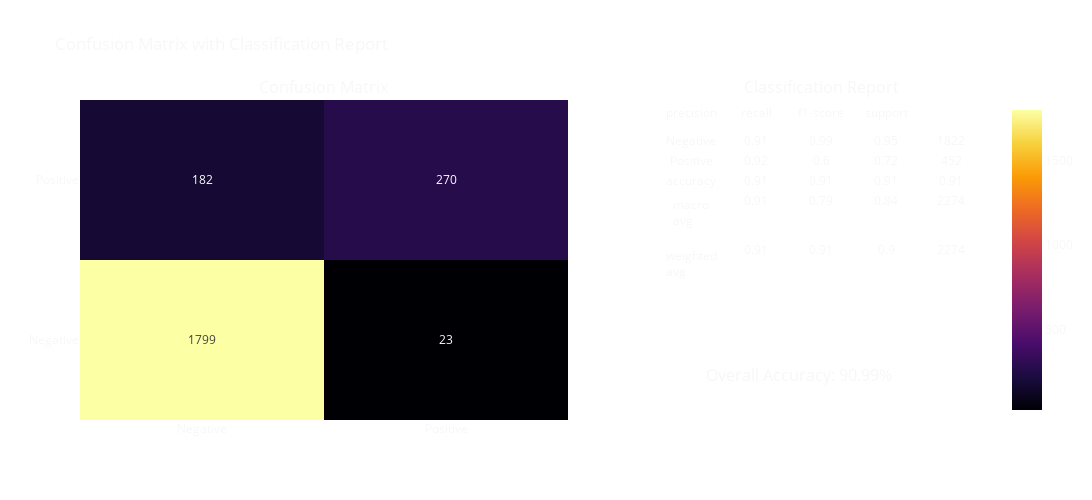

Source (notebook cell):
### Markdown cell above
### Binary Logistic Regression

### Code cell
from sklearn.feature_extraction.text import TfidfVectorizer

# Create feature vectors
vectorizer = TfidfVectorizer(min_df=5, max_df=0.8, sublinear_tf=True, use_idf=True)

# Only getting Binary labels
X = vectorizer.fit_transform(tweets.loc[(tweets["airline_sentiment"] == "positive") | (tweets["airline_sentiment"] == "negative"), 'text'])
y = tweets.loc[(tweets["airline_sentiment"] == "positive") | (tweets["airline_sentiment"] == "negative"), 'airline_sentiment']

# Split data
X_train, X_test, y_train, y_test = train_test_split(X, y, test_size=0.2, random_state=42)

# Train model
model = LogisticRegression()
model.fit(X_train, y_train)

# Predict and evaluate
y_pred = model.predict(X_test)

# Evaluate the model
cm = confusion_matrix(y_test, y_pred)
plot_confusion_matrix_with_classification_report(cm, ["Negative", "Positive"], y_test, y_pred)

### Figure 1 — Plotly figure (JSON) as saved in the notebook; plotly's stock layout.template omitted (floating-point values rounded to 4 significant figures)
{"data": [{"colorscale": [[0, "#000004"], [0.1111, "#1b0c41"], [0.2222, "#4a0c6b"], [0.3333, "#781c6d"], [0.4444, "#a52c60"], [0.5556, "#cf4446"], [0.6667, "#ed6925"], [0.7778, "#fb9b06"], [0.8889, "#f7d13d"], [1, "#fcffa4"]], "showscale": true, "text": [[1799, 23], [182, 270]], "textfont": {"size": 12}, "texttemplate": "%{text}", "type": "heatmap", "x": ["Negative", "Positive"], "xaxis": "x", "y": ["Negative", "Positive"], "yaxis": "y", "z": [[1799, 23], [182, 270]]}, {"cells": {"fill": {"color": "rgba(0,0,0,0)"}, "values": [["Negative", "Positive", "accuracy", "macro avg", "weighted avg"], [0.91, 0.92, 0.91, 0.91, 0.91], [0.99, 0.6, 0.91, 0.79, 0.91], [0.95, 0.72, 0.91, 0.84, 0.9], [1822, 452, 0.91, 2274, 2274]]}, "domain": {"x": [0.64, 1], "y": [0, 1]}, "header": {"fill": {"color": "rgba(0,0,0,0)"}, "values": ["precision", "recall", "f1-score", "support"]}, "type": "table"}], "layout": {"annotations": [{"font": {"size": 16}, "showarrow": false, "text": "Confusion Matrix", "x": 0.27, "xanchor": "center", "xref": "paper", "y": 1, "yanchor": "bottom", "yref": "paper"}, {"font": {"size": 16}, "showarrow": false, "text": "Classification Report", "x": 0.82, "xanchor": "center", "xref": "paper", "y": 1, "yanchor": "bottom", "yref": "paper"}, {"font": {"color": "rgba(247, 247, 247, 1)", "size": 16}, "showarrow": false, "text": "Overall Accuracy: 90.99%", "x": 0.9, "xref": "paper", "y": 0.1, "yref": "paper"}], "font": {"color": "rgba(247, 247, 247, 1)"}, "height": 500, "paper_bgcolor": "rgba(0,0,0,0)", "title": {"text": "Confusion Matrix with Classification Report"}, "width": 1200, "xaxis": {"anchor": "y", "domain": [0, 0.54]}, "yaxis": {"anchor": "x", "domain": [0, 1]}}}
